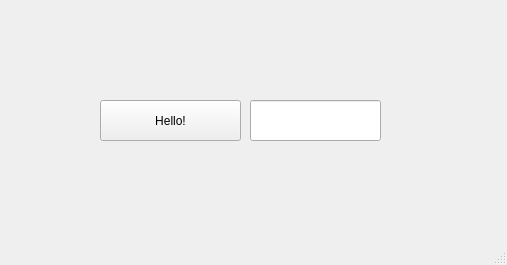
<?xml version="1.0" encoding="UTF-8"?>
<ui version="4.0">
 <class>MainWindow</class>
 <widget class="QMainWindow" name="MainWindow">
  <property name="geometry">
   <rect>
    <x>0</x>
    <y>0</y>
    <width>507</width>
    <height>265</height>
   </rect>
  </property>
  <property name="windowTitle">
   <string>MainWindow</string>
  </property>
  <widget class="QWidget" name="centralwidget">
   <widget class="QLabel" name="lbl_greetings">
    <property name="geometry">
     <rect>
      <x>0</x>
      <y>0</y>
      <width>501</width>
      <height>81</height>
     </rect>
    </property>
    <property name="font">
     <font>
      <family>Verdana</family>
      <pointsize>32</pointsize>
     </font>
    </property>
    <property name="frameShape">
     <enum>QFrame::Shape::NoFrame</enum>
    </property>
    <property name="frameShadow">
     <enum>QFrame::Shadow::Plain</enum>
    </property>
    <property name="text">
     <string/>
    </property>
    <property name="alignment">
     <set>Qt::AlignmentFlag::AlignCenter</set>
    </property>
   </widget>
   <widget class="QPushButton" name="btn_hello">
    <property name="geometry">
     <rect>
      <x>100</x>
      <y>100</y>
      <width>141</width>
      <height>41</height>
     </rect>
    </property>
    <property name="text">
     <string>Hello!</string>
    </property>
   </widget>
   <widget class="QLineEdit" name="le_name">
    <property name="geometry">
     <rect>
      <x>250</x>
      <y>100</y>
      <width>131</width>
      <height>41</height>
     </rect>
    </property>
   </widget>
  </widget>
  <widget class="QMenuBar" name="menubar">
   <property name="geometry">
    <rect>
     <x>0</x>
     <y>0</y>
     <width>507</width>
     <height>22</height>
    </rect>
   </property>
  </widget>
  <widget class="QStatusBar" name="statusbar"/>
 </widget>
 <resources/>
 <connections/>
</ui>
